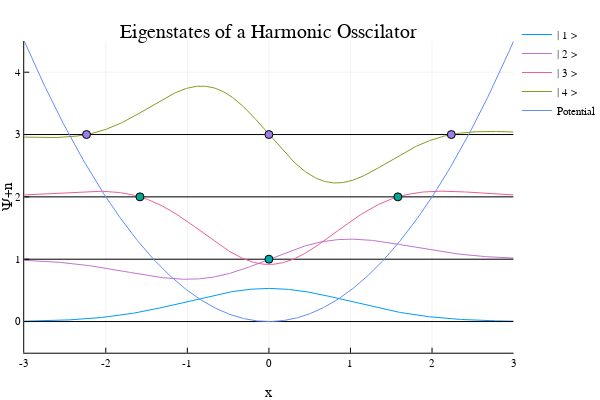

Here is the notebook cell this chart was saved with:
### Code cell
# AHHHHH! So Much code!
# Don't worry; it's all just plotting
x=collect(-3:.01:3)  #Set some good axes

plot(xlim=(-3,3),ylim=(-.5,4.5))
for j in 1:4    #how many do you want to view? 
    plot!(x,map.(y->Ψ(j,y),x).+j.-1,label="| $j >") 
    plot!(x,(j-1)*ones(length(x)),
        color="black",label="")
    scatter!(zeds[j],(j-1)*ones(length(zeds[j])),
        label="")
end

plot!(x,.5*m*ω^2*x.^2,label="Potential")

scatter!([],[],label="Zeros")

plot!(xlabel="x",ylabel="Ψ+n",legend=:topright,
    title="Eigenstates of a Harmonic Osscilator")

### Figure 1 — Plotly figure (JSON) as saved in the notebook; plotly's stock layout.template omitted (floating-point values rounded to 4 significant figures; data arrays with more than 128 entries replaced by an {"elided": "..."} marker saying what was removed)
{"data": [{"colorbar": {"title": ""}, "hoverinfo": "text", "legendgroup": "| 1 >", "line": {"color": "rgba(0, 154, 250, 1.000)", "dash": "solid", "shape": "linear", "width": 1}, "mode": "lines", "name": "| 1 >", "showlegend": true, "text": {"elided": "601 null values"}, "type": "scatter", "x": {"elided": "601 float values"}, "xaxis": "x1", "y": {"elided": "601 float values"}, "yaxis": "y1", "zmax": 0.1, "zmin": -0.1}, {"colorbar": {"title": ""}, "hoverinfo": "text", "legendgroup": "", "line": {"color": "rgba(0, 0, 0, 1.000)", "dash": "solid", "shape": "linear", "width": 1}, "mode": "lines", "name": "", "showlegend": false, "text": {"elided": "601 null values"}, "type": "scatter", "x": {"elided": "601 float values"}, "xaxis": "x1", "y": {"elided": "601 int values"}, "yaxis": "y1", "zmax": 0.1, "zmin": -0.1}, {"colorbar": {"title": ""}, "hoverinfo": "text", "legendgroup": "| 2 >", "line": {"color": "rgba(195, 113, 210, 1.000)", "dash": "solid", "shape": "linear", "width": 1}, "mode": "lines", "name": "| 2 >", "showlegend": true, "text": {"elided": "601 null values"}, "type": "scatter", "x": {"elided": "601 float values"}, "xaxis": "x1", "y": {"elided": "601 float values"}, "yaxis": "y1", "zmax": 0.1, "zmin": -0.1}, {"colorbar": {"title": ""}, "hoverinfo": "text", "legendgroup": "", "line": {"color": "rgba(0, 0, 0, 1.000)", "dash": "solid", "shape": "linear", "width": 1}, "mode": "lines", "name": "", "showlegend": false, "text": {"elided": "601 null values"}, "type": "scatter", "x": {"elided": "601 float values"}, "xaxis": "x1", "y": {"elided": "601 int values"}, "yaxis": "y1", "zmax": 0.1, "zmin": -0.1}, {"colorbar": {"title": ""}, "hoverinfo": "text", "legendgroup": "", "marker": {"color": "rgba(0, 170, 174, 1.000)", "line": {"color": "rgba(0, 0, 0, 1.000)", "width": 1}, "size": 8, "symbol": "circle"}, "mode": "markers", "name": "", "showlegend": false, "text": [null], "type": "scatter", "x": [0], "xaxis": "x1", "y": [1], "yaxis": "y1", "zmax": 0.1, "zmin": -0.1}, {"colorbar": {"title": ""}, "hoverinfo": "text", "legendgroup": "| 3 >", "line": {"color": "rgba(237, 94, 147, 1.000)", "dash": "solid", "shape": "linear", "width": 1}, "mode": "lines", "name": "| 3 >", "showlegend": true, "text": {"elided": "601 null values"}, "type": "scatter", "x": {"elided": "601 float values"}, "xaxis": "x1", "y": {"elided": "601 float values"}, "yaxis": "y1", "zmax": 0.1, "zmin": -0.1}, {"colorbar": {"title": ""}, "hoverinfo": "text", "legendgroup": "", "line": {"color": "rgba(0, 0, 0, 1.000)", "dash": "solid", "shape": "linear", "width": 1}, "mode": "lines", "name": "", "showlegend": false, "text": {"elided": "601 null values"}, "type": "scatter", "x": {"elided": "601 float values"}, "xaxis": "x1", "y": {"elided": "601 int values"}, "yaxis": "y1", "zmax": 0.1, "zmin": -0.1}, {"colorbar": {"title": ""}, "hoverinfo": "text", "legendgroup": "", "marker": {"color": "rgba(0, 169, 141, 1.000)", "line": {"color": "rgba(0, 0, 0, 1.000)", "width": 1}, "size": 8, "symbol": "circle"}, "mode": "markers", "name": "", "showlegend": false, "text": [null, null], "type": "scatter", "x": [-1.581, 1.581], "xaxis": "x1", "y": [2, 2], "yaxis": "y1", "zmax": 0.1, "zmin": -0.1}, {"colorbar": {"title": ""}, "hoverinfo": "text", "legendgroup": "| 4 >", "line": {"color": "rgba(142, 151, 30, 1.000)", "dash": "solid", "shape": "linear", "width": 1}, "mode": "lines", "name": "| 4 >", "showlegend": true, "text": {"elided": "601 null values"}, "type": "scatter", "x": {"elided": "601 float values"}, "xaxis": "x1", "y": {"elided": "601 float values"}, "yaxis": "y1", "zmax": 0.1, "zmin": -0.1}, {"colorbar": {"title": ""}, "hoverinfo": "text", "legendgroup": "", "line": {"color": "rgba(0, 0, 0, 1.000)", "dash": "solid", "shape": "linear", "width": 1}, "mode": "lines", "name": "", "showlegend": false, "text": {"elided": "601 null values"}, "type": "scatter", "x": {"elided": "601 float values"}, "xaxis": "x1", "y": {"elided": "601 int values"}, "yaxis": "y1", "zmax": 0.1, "zmin": -0.1}, {"colorbar": {"title": ""}, "hoverinfo": "text", "legendgroup": "", "marker": {"color": "rgba(155, 127, 233, 1.000)", "line": {"color": "rgba(0, 0, 0, 1.000)", "width": 1}, "size": 8, "symbol": "circle"}, "mode": "markers", "name": "", "showlegend": false, "text": [null, null, null], "type": "scatter", "x": [-2.236, 0, 2.236], "xaxis": "x1", "y": [3, 3, 3], "yaxis": "y1", "zmax": 0.1, "zmin": -0.1}, {"colorbar": {"title": ""}, "hoverinfo": "text", "legendgroup": "Potential", "line": {"color": "rgba(97, 141, 246, 1.000)", "dash": "solid", "shape": "linear", "width": 1}, "mode": "lines", "name": "Potential", "showlegend": true, "text": {"elided": "601 null values"}, "type": "scatter", "x": {"elided": "601 float values"}, "xaxis": "x1", "y": {"elided": "601 float values"}, "yaxis": "y1", "zmax": 0.1, "zmin": -0.1}], "layout": {"annotations": [{"font": {"color": "rgba(0, 0, 0, 1.000)", "family": "sans-serif", "size": 20}, "rotation": 0, "showarrow": false, "text": "Eigenstates of a Harmonic Osscilator", "x": 0.5201, "xanchor": "center", "xref": "paper", "y": 1, "yanchor": "top", "yref": "paper"}], "height": 400, "legend": {"bgcolor": "rgba(255, 255, 255, 1.000)", "bordercolor": "rgba(0, 0, 0, 1.000)", "font": {"color": "rgba(0, 0, 0, 1.000)", "family": "sans-serif", "size": 11}, "tracegroupgap": 0, "x": 1, "y": 1}, "margin": {"b": 20, "l": 0, "r": 0, "t": 20}, "paper_bgcolor": "rgba(255, 255, 255, 1.000)", "plot_bgcolor": "rgba(255, 255, 255, 1.000)", "showlegend": true, "width": 600, "xaxis": {"anchor": "y1", "domain": [0.04684, 0.9934], "gridcolor": "rgba(0, 0, 0, 0.100)", "gridwidth": 0.5, "linecolor": "rgba(0, 0, 0, 1.000)", "mirror": false, "range": [-3, 3], "showgrid": true, "showline": true, "showticklabels": true, "tickangle": 0, "tickcolor": "rgb(0, 0, 0)", "tickfont": {"color": "rgba(0, 0, 0, 1.000)", "family": "sans-serif", "size": 11}, "tickmode": "array", "ticks": "inside", "ticktext": ["-3", "-2", "-1", "0", "1", "2", "3"], "tickvals": [-3, -2, -1, 0, 1, 2, 3], "title": "x", "titlefont": {"color": "rgba(0, 0, 0, 1.000)", "family": "sans-serif", "size": 15}, "type": "-", "visible": true, "zeroline": false, "zerolinecolor": "rgba(0, 0, 0, 1.000)"}, "yaxis": {"anchor": "x1", "domain": [0.07581, 0.9415], "gridcolor": "rgba(0, 0, 0, 0.100)", "gridwidth": 0.5, "linecolor": "rgba(0, 0, 0, 1.000)", "mirror": false, "range": [-0.5, 4.5], "showgrid": true, "showline": true, "showticklabels": true, "tickangle": 0, "tickcolor": "rgb(0, 0, 0)", "tickfont": {"color": "rgba(0, 0, 0, 1.000)", "family": "sans-serif", "size": 11}, "tickmode": "array", "ticks": "inside", "ticktext": ["0", "1", "2", "3", "4"], "tickvals": [0, 1, 2, 3, 4], "title": "Ψ+n", "titlefont": {"color": "rgba(0, 0, 0, 1.000)", "family": "sans-serif", "size": 15}, "type": "-", "visible": true, "zeroline": false, "zerolinecolor": "rgba(0, 0, 0, 1.000)"}}}
